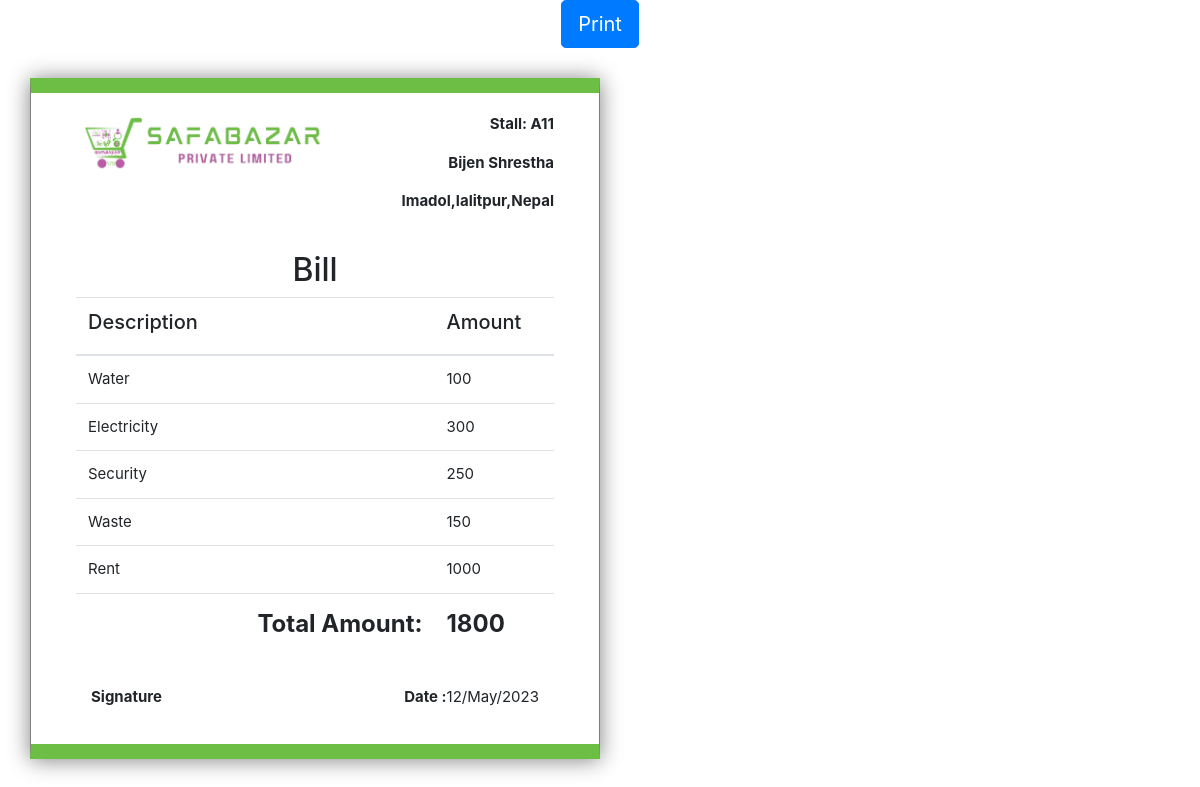
Screenshot of /Stall_bill.php?id=A11 (signed in) with the database file from the repository.
### tables this page shows
CREATE TABLE `Category` (
  `Id` int(255) NOT NULL,
  `Title` varchar(255) DEFAULT NULL,
  `Rate` varchar(255) DEFAULT NULL
);

CREATE TABLE `Stall` (
  `Id` int(255) NOT NULL,
  `Name` varchar(255) DEFAULT NULL,
  `Seller_id` varchar(255) DEFAULT NULL,
  `Type` varchar(255) DEFAULT NULL,
  `Category` varchar(255) DEFAULT NULL,
  `Rate` varchar(255) DEFAULT NULL
);

### Stall_bill.php (the view, shortened to what this page needs)
<!DOCTYPE html>
<html lang="en">
<head>
    <link rel="stylesheet" href="https://stackpath.bootstrapcdn.com/bootstrap/4.1.0/css/bootstrap.min.css"
>
</head>
<body>
    <div class="text-center">
        <button class="btn btn-lg btn-primary" id="printBtn">Print</button>
    </div>
    <div class="container">
        <div class="row">
            <div class="col-md-6 col-md-offset-3 body-main invoice">
                <div class="col-md-12">
                    <div class="row">
                        <div class="col-md-4 logo">
                            <img class="img" src="./img/logo.png" height="60px">
                        </div>
                        <?php
                        $Stall_Name = $_GET['id'];
                        require_once('Connection.php');
                        $sql = "SELECT  Stall.Name ,Stall.Seller_id,Seller.Name as Seller_name, Seller.Address FROM `Stall` inner join `Seller` on `Stall`.`Seller_id` = `Seller`.`id` Where `Stall`.`Name`='$Stall_Name'";
                        $result = mysqli_query($conn, $sql);
                        $data = mysqli_fetch_array($result);
                        ?>
                        <div class="col-md-8 text-right">
                            <p class='font-weight-bold'>Stall:
                                <?php echo $data['Name'] ?>
                            </p>
                            <p class='font-weight-bold'>
                                <?php echo $data['Seller_name'] ?>
                            </p>
                            <p class='font-weight-bold'>
                                <?php echo $data['Address'] ?>
                            </p>
                        </div>
                    </div>
                    <br />
                    <div class="row">
                        <div class="col-md-12 text-center">
                            <h2>Bill</h2>
                        </div>
                    </div>
                    <div>
                        <table class="table">
                            <thead>
                                <tr>
                                    <th>
                                        <h5>Description</h5>
                                    </th>
                                    <th>
                                        <h5>Amount</h5>
                                    </th>
                                </tr>
                            </thead>
                            <tbody>
                                <?php
                                require_once('Connection.php');
                                $sql_cat = "SELECT * FROM Category";
                                $result_cat = mysqli_query($conn, $sql_cat);
                                $Date=Date('d/M/Y');
                                $sum=0;
                                while ($data_cat = mysqli_fetch_assoc($result_cat)) {
                                    $Category = $data_cat['Title'];
                                    ?>
                                    <tr>
                                        <td class="col-md-9">
                                            <?php echo $data_cat['Title']; ?>
                                        </td>
                                        <td class="col-md-3">
                                            <?php
                                            $sql1 = "SELECT * FROM `Stall` WHERE `Name`='$Stall_Name' AND `Category`='$Category'";
                                            $result1 = mysqli_query($conn, $sql1);
                                            $data1 = mysqli_fetch_assoc($result1);
                                            ?>
                                            <?php if ($data1['Rate'] == !null) {
                                                echo $data1['Rate'];
                                                $sum=$sum+$data1['Rate'];
                                            } else {
                                                echo 0;
                                            }
                                            ?>
                                        </td>
                                        <?php
                                }
                                ?>
                                </tr>
                                <tr>
                                    <td class="text-right">
                                        <p>
                                            <strong style="font-size: x-large;">Total Amount: </strong>
                                        </p>
                                    </td>
                                    <td>
                                        <p>
                                            <strong style="font-size: x-large;"><?php echo $sum ?></strong>
                                        </p>
                                    </td>
                                </tr>
                            </tbody>
                        </table>
                    </div>
                    <div>
                        <div class="col-md-12 d-flex justify-content-between">
                            <p><b>Signature</b></p>
                            <p><b>Date :</b><?php echo $Date ?></p>
                        </div>
                    </div>
                </div>
            </div>
        </div>
    </div>
</body>
</html>

### Stall_bill.php (style rules this page uses)
.body-main { background: #ffffff; border-bottom: 15px solid #6dbe45 !important; border-top: 15px solid #6dbe45 !important; margin-top: 30px; margin-bottom: 30px; padding: 20px 30px !important; position: relative; border: 1px solid rgba(0, 0, 0, 0.5); box-shadow: 0 1px 21px #808080; font-size: 15px; }

### rows the page displays
category: Title "Water", stall.Rate "100"
category: Title "Electricity", stall.Rate "300"
category: Title "Security", stall.Rate "250"
category: Title "Waste", stall.Rate "150"
category: Title "Rent", stall.Rate "1000"

### other values shown
$data['Name'] "A11"
$data['Seller_name'] "Bijen Shrestha"
$data['Address'] "Imadol,lalitpur,Nepal"
$sum "1800"
$Date "12/May/2023"
